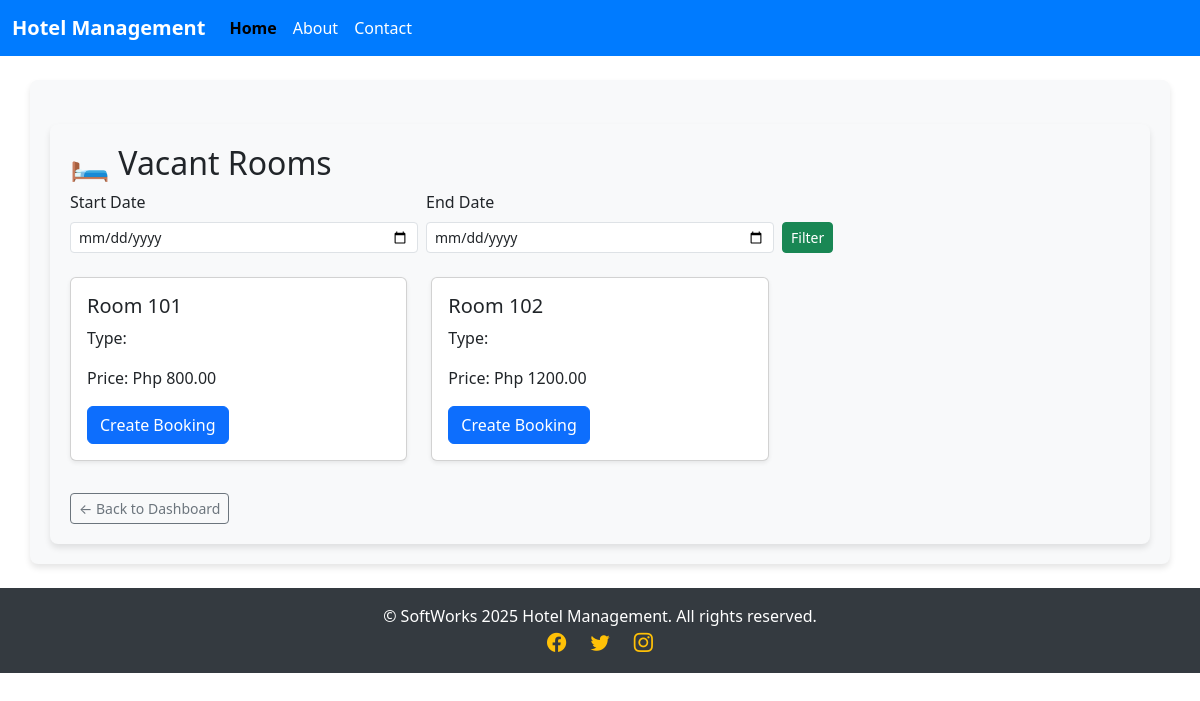
/rooms/vacant/, run on the app's committed database.
### hotel/models.py (models this page shows, shortened)
class Room(models.Model):
    ROOM_TYPES = (
        ('single', 'Single'),
        ('double', 'Double'),
        ('suite', 'Suite'),
    )
    number = models.CharField(max_length=10)
    room_type = models.CharField(max_length=10, choices=ROOM_TYPES)
    capacity = models.IntegerField()
    price = models.DecimalField(max_digits=10, decimal_places=2)
    is_available = models.BooleanField(default=True)

### hotel/views.py (the view)
# urls.py: path('rooms/vacant/', views.vacant_rooms, name='vacant_rooms'),
def vacant_rooms(request):
    today = timezone.now().date()
    start_date = request.GET.get('start_date', today)
    end_date = request.GET.get('end_date', today)
    booked = Booking.objects.filter(
        Q(check_in__lte=end_date) & Q(check_out__gte=start_date)
    ).values_list('room_id', flat=True)
    available_rooms = Room.objects.exclude(id__in=booked)
    return render(request, 'hotel/vacant_rooms.html', {
        'rooms': available_rooms,
        'start_date': start_date,
        'end_date': end_date,
    })

### hotel/templates/hotel/vacant_rooms.html
{% extends 'hotel/base.html' %}
{% block content %}
<div class="container mt-4">
    <h2>🛏️ Vacant Rooms</h2>
    <form method="get" class="row g-2 mb-4">
        <div class="col-md-4">
            <label class="form-label">Start Date</label>
            <input type="date" name="start_date" class="form-control form-control-sm"
                   value="{{ start_date }}">
        </div>
        <div class="col-md-4">
            <label class="form-label">End Date</label>
            <input type="date" name="end_date" class="form-control form-control-sm"
                   value="{{ end_date }}">
        </div>
        <div class="col-md-4 d-flex align-items-end">
            <button type="submit" class="btn btn-success btn-sm">Filter</button>
        </div>
    </form>
    <div class="row">
        {% for room in rooms %}
            <div class="col-md-4 mb-3">
                <div class="card shadow-sm">
                    <div class="card-body">
                        <h5 class="card-title">Room {{ room.number }}</h5>
                        <p class="card-text">Type: {{ room.get_type_display }}</p>
                        <p class="card-text">Price: Php {{ room.price }}</p>
                        <a href="{% url 'create_booking' %}" class="btn btn-primary">Create Booking</a>
                    </div>
                </div>
            </div>
        {% empty %}
            <div class="col-12 text-center">
                <p class="text-muted">No vacant rooms found for the selected dates.</p>
            </div>
        {% endfor %}
    </div>
    <a href="{% url 'dashboard' %}" class="btn btn-outline-secondary btn-sm mt-3">← Back to Dashboard</a>
</div>
{% endblock %}

### hotel/templates/hotel/base.html (style rules this page uses)
.container { padding: 20px; background-color: #f8f9fa; border-radius: 8px; box-shadow: 0 4px 6px rgba(0, 0, 0, 0.1); }

### data on the page
Room: number "101", price "800.00"
Room: number "102", price "1200.00"
